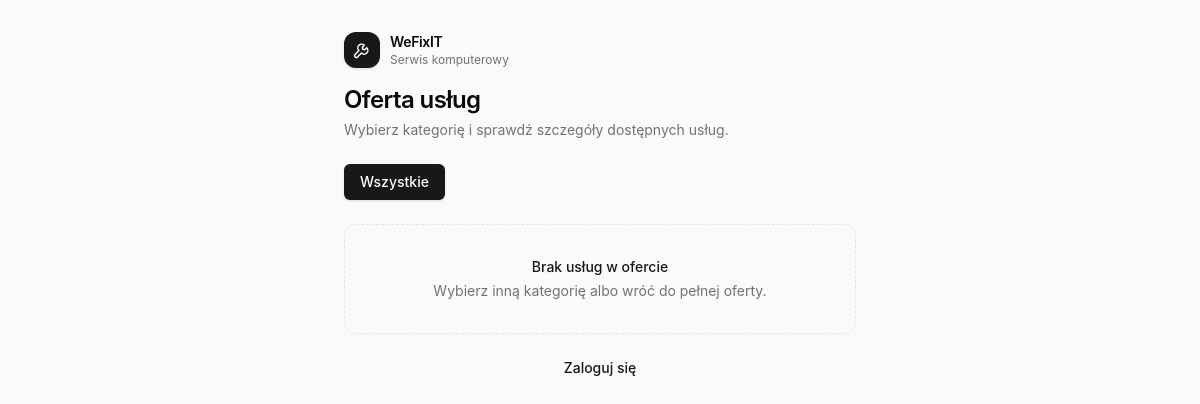
/oferta.php, run on an earlier commit of the app's database.
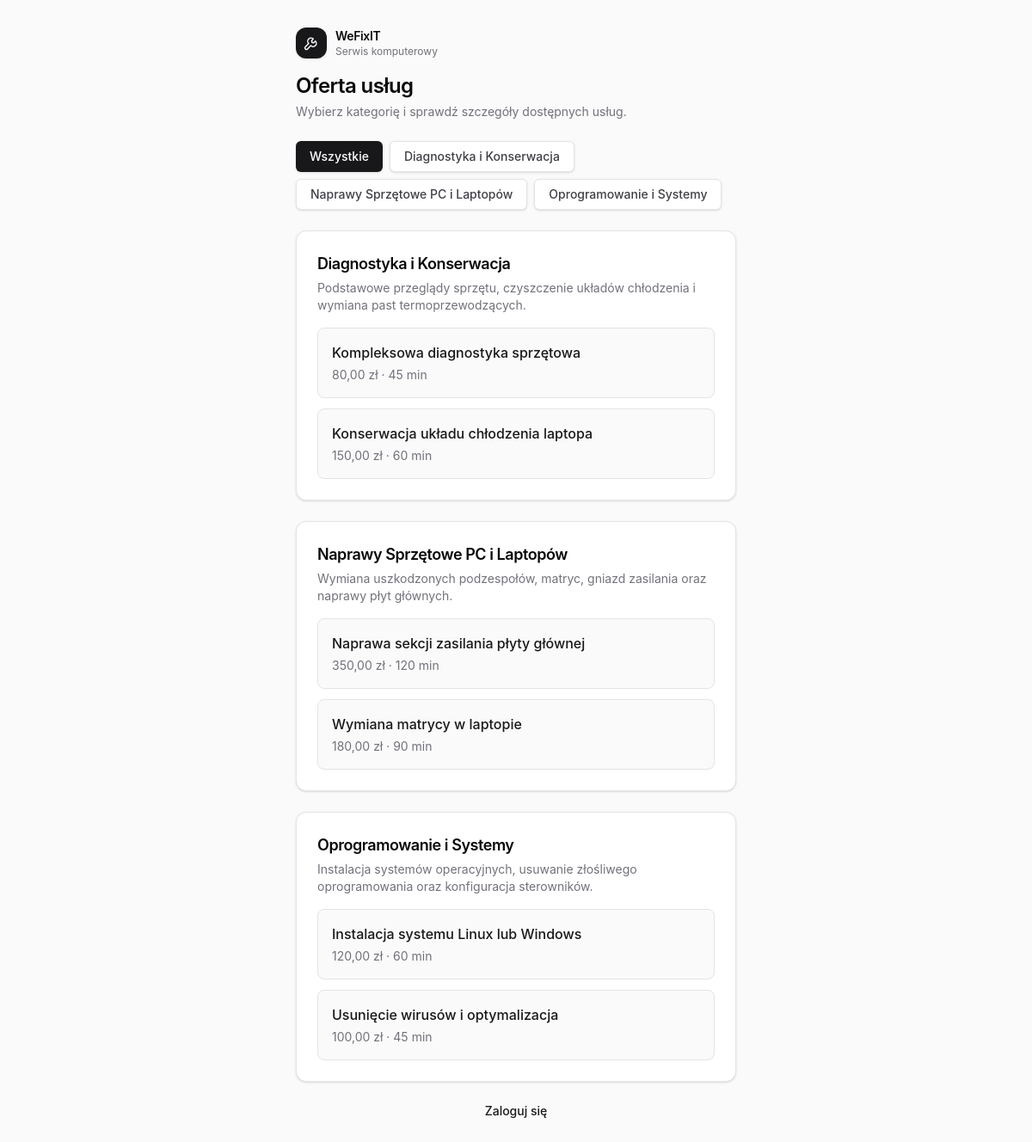
And on a later commit of the database.
### tables this page shows
CREATE TABLE kategorie_uslug (
    id INT UNSIGNED NOT NULL AUTO_INCREMENT,
    nazwa VARCHAR(100) NOT NULL,
    opis TEXT NULL,
    aktywna BOOLEAN NOT NULL DEFAULT TRUE,
    utworzono DATETIME NOT NULL DEFAULT CURRENT_TIMESTAMP,
    zaktualizowano DATETIME NOT NULL DEFAULT CURRENT_TIMESTAMP
        ON UPDATE CURRENT_TIMESTAMP,

    PRIMARY KEY (id),

    CONSTRAINT uq_kategorie_uslug_nazwa
        UNIQUE (nazwa),

    CONSTRAINT chk_kategorie_uslug_nazwa_niepusta
        CHECK (nazwa <> '')
);

CREATE TABLE uslugi (
    id INT UNSIGNED NOT NULL AUTO_INCREMENT,
    kategoria_id INT UNSIGNED NOT NULL,
    nazwa VARCHAR(150) NOT NULL,
    opis TEXT NULL,
    czas_trwania_minuty SMALLINT UNSIGNED NOT NULL,
    cena DECIMAL(10,2) NOT NULL,
    aktywna BOOLEAN NOT NULL DEFAULT TRUE,
    utworzono DATETIME NOT NULL DEFAULT CURRENT_TIMESTAMP,
    zaktualizowano DATETIME NOT NULL DEFAULT CURRENT_TIMESTAMP
        ON UPDATE CURRENT_TIMESTAMP,

    PRIMARY KEY (id),

    CONSTRAINT uq_uslugi_kategoria_nazwa
        UNIQUE (kategoria_id, nazwa),

    CONSTRAINT chk_uslugi_nazwa_niepusta
        CHECK (nazwa <> ''),

    CONSTRAINT chk_uslugi_czas_trwania
        CHECK (czas_trwania_minuty > 0),

    CONSTRAINT chk_uslugi_cena
        CHECK (cena >= 0),

    CONSTRAINT fk_uslugi_kategoria
        FOREIGN KEY (kategoria_id)
        REFERENCES kategorie_uslug (id)
        ON UPDATE CASCADE
        ON DELETE RESTRICT,

    INDEX idx_uslugi_aktywna_kategoria (
        aktywna,
        kategoria_id
    )
);

### app/auth.php (called while the page is built, shortened)
<?php
function auth_base_path(): string
{
    return rtrim(str_replace('\\', '/', dirname($_SERVER['SCRIPT_NAME'] ?? '')), '/');
}
    ?>

### app/panel_ui.php (called while the page is built, shortened)
<?php
function panel_button_classes(string $variant): string
{
    return match ($variant) {
        'secondary' => 'inline-flex h-9 items-center justify-center gap-2 rounded-md border border-zinc-200 bg-white px-4 text-sm font-medium text-zinc-700 shadow-sm transition-colors hover:bg-zinc-100 hover:text-zinc-900 focus-visible:outline-none focus-visible:ring-2 focus-visible:ring-zinc-300 focus-visible:ring-offset-2 disabled:cursor-not-allowed disabled:opacity-60 dark:border-zinc-700 dark:bg-zinc-900 dark:text-zinc-200 dark:hover:bg-zinc-800 dark:hover:text-zinc-50 dark:focus-visible:ring-offset-zinc-900',
        'danger' => 'inline-flex h-9 items-center justify-center gap-2 rounded-md bg-red-600 px-4 text-sm font-medium text-white shadow-sm transition-colors hover:bg-red-700 focus-visible:outline-none focus-visible:ring-2 focus-visible:ring-red-300 focus-visible:ring-offset-2 disabled:cursor-not-allowed disabled:opacity-60 dark:bg-red-600 dark:hover:bg-red-500 dark:focus-visible:ring-offset-zinc-900',
        'ghost' => 'inline-flex h-9 items-center justify-center gap-2 rounded-md px-4 text-sm font-medium text-zinc-600 transition-colors hover:bg-zinc-100 hover:text-zinc-900 focus-visible:outline-none focus-visible:ring-2 focus-visible:ring-zinc-300 focus-visible:ring-offset-2 disabled:cursor-not-allowed disabled:opacity-60 dark:text-zinc-400 dark:hover:bg-zinc-800 dark:hover:text-zinc-50 dark:focus-visible:ring-offset-zinc-900',
        default => 'inline-flex h-9 items-center justify-center gap-2 rounded-md bg-zinc-900 px-4 text-sm font-medium text-white shadow-sm transition-colors hover:bg-zinc-800 focus-visible:outline-none focus-visible:ring-2 focus-visible:ring-zinc-400 focus-visible:ring-offset-2 disabled:cursor-not-allowed disabled:opacity-60 dark:bg-zinc-50 dark:text-zinc-900 dark:hover:bg-zinc-200 dark:focus-visible:ring-offset-zinc-900',
    };
}
    ?>

### app/oferta.php (called while the page is built, shortened)
<?php
function oferta_db(): ?PDO
{
    $pdo = $GLOBALS['pdo'] ?? null;
    return $pdo;
}
function oferta_kategorie(): ?array
{
    $pdo = oferta_db();
    try {
        $statement = $pdo->prepare(
            'SELECT
                k.id,
                k.nazwa,
                k.opis,
                COUNT(u.id) AS uslugi_active
             FROM kategorie_uslug k
             JOIN uslugi u
                ON u.kategoria_id = k.id AND u.aktywna = TRUE
             WHERE k.aktywna = TRUE
             GROUP BY k.id, k.nazwa, k.opis
             ORDER BY k.nazwa ASC, k.id ASC'
        );
        $statement->execute();
        $rows = $statement->fetchAll(PDO::FETCH_ASSOC);
    } catch (PDOException $e) {
        error_log('Nie udało się pobrać kategorii oferty: ' . $e->getMessage());
        return null;
    }
    $categories = [];
    foreach ($rows as $row) {
        $categories[] = [
            'id' => (int) $row['id'],
            'nazwa' => (string) $row['nazwa'],
            'opis' => $row['opis'] !== null ? (string) $row['opis'] : null,
            'uslugi_active' => (int) $row['uslugi_active'],
        ];
    }
    return $categories;
}
function oferta_service_select_sql(): string
{
    return 'SELECT
                u.id,
                u.nazwa,
                u.opis,
                u.kategoria_id,
                k.nazwa AS kategoria_nazwa,
                u.cena,
                u.czas_trwania_minuty,
                (
                    SELECT COUNT(*)
                    FROM uslugi_pracownikow up
                    JOIN pracownicy p ON p.id = up.pracownik_id
                    JOIN uzytkownicy u2 ON u2.id = p.uzytkownik_id
                    WHERE up.usluga_id = u.id
                      AND up.aktywne = TRUE
                      AND p.aktywny = TRUE
                      AND u2.aktywny = TRUE
                ) AS pracownicy_active
             FROM uslugi u
             JOIN kategorie_uslug k ON k.id = u.kategoria_id';
}
function oferta_service_row(array $row): array
{
    return [
        'id' => (int) $row['id'],
        'nazwa' => (string) $row['nazwa'],
        'opis' => $row['opis'] !== null ? (string) $row['opis'] : null,
        'kategoria_id' => (int) $row['kategoria_id'],
        'kategoria_nazwa' => (string) $row['kategoria_nazwa'],
        'cena' => (string) $row['cena'],
        'czas_trwania_minuty' => (int) $row['czas_trwania_minuty'],
        'pracownicy_active' => (int) $row['pracownicy_active'],
    ];
}
function oferta_uslugi(int $categoryId = 0): ?array
{
    $pdo = oferta_db();
    $conditions = [
        'u.aktywna = TRUE',
        'k.aktywna = TRUE',
    ];
    $params = [];
    try {
        $statement = $pdo->prepare(
            oferta_service_select_sql()
            . ' WHERE ' . implode(' AND ', $conditions)
            . ' ORDER BY u.nazwa ASC, u.id ASC'
        );
        $statement->execute($params);
        $rows = $statement->fetchAll(PDO::FETCH_ASSOC);
    } catch (PDOException $e) {
        error_log('Nie udało się pobrać usług oferty: ' . $e->getMessage());
        return null;
    }
    $services = [];
    foreach ($rows as $row) {
        $services[] = oferta_service_row($row);
    }
    return $services;
}

### public/oferta.php (the view, shortened to what this page needs)
<?php
require_once dirname(__DIR__) . '/app/layout.php';
require_once dirname(__DIR__) . '/app/panel_ui.php';
require_once dirname(__DIR__) . '/app/oferta.php';
$basePath = auth_base_path();
$categoryId = oferta_category_filter($_GET['kategoria'] ?? null);
$categories = oferta_kategorie();
$services = oferta_uslugi($categoryId);
$servicesByCategory = [];
foreach ($services ?? [] as $service) {
    $servicesByCategory[$service['kategoria_id']][] = $service;
}
layout_head('Oferta usług — WeFixIT', LAYOUT_PUBLIC_BODY_CLASS);
?>
    <main class="mx-auto w-full max-w-xl p-4 sm:p-8">
        <header class="mb-6">
            <div class="mb-4 flex items-center gap-2.5">
                <span class="flex h-9 w-9 shrink-0 items-center justify-center rounded-xl bg-zinc-900 text-white shadow-sm dark:bg-zinc-50 dark:text-zinc-900">
                    <?= layout_logo('h-5 w-5') ?>
                </span>
                <span class="min-w-0">
                    <span class="block truncate text-sm font-semibold tracking-tight">WeFixIT</span>
                    <span class="block truncate text-xs text-zinc-500 dark:text-zinc-400">Serwis komputerowy</span>
                </span>
            </div>
            <h1 class="text-2xl font-semibold tracking-tight">Oferta usług</h1>
            <p class="mt-1 text-sm text-zinc-500 dark:text-zinc-400">
                Wybierz kategorię i sprawdź szczegóły dostępnych usług.
            </p>
        </header>
        <nav aria-label="Filtruj ofertę według kategorii" class="mb-6 flex flex-wrap gap-2">
            <a href="<?= htmlspecialchars($basePath . '/oferta', ENT_QUOTES, 'UTF-8') ?>"
                class="<?= $categoryId === 0 ? panel_button_classes('primary') : panel_button_classes('secondary') ?>">
                Wszystkie
            </a>
            <?php foreach ($categories ?? [] as $category): ?>
                <a href="<?= htmlspecialchars($basePath . '/oferta?kategoria=' . $category['id'], ENT_QUOTES, 'UTF-8') ?>"
                    class="<?= $categoryId === $category['id'] ? panel_button_classes('primary') : panel_button_classes('secondary') ?>">
                    <?= htmlspecialchars($category['nazwa'], ENT_QUOTES, 'UTF-8') ?>
                </a>
            <?php endforeach; ?>
        </nav>
        <?php if ($services === null): ?>
            <div role="alert" class="rounded-lg border border-red-200 bg-red-50 p-4 text-sm text-red-800 dark:border-red-900/60 dark:bg-red-950/40 dark:text-red-200">
                Nie udało się pobrać oferty. Spróbuj ponownie później.
            </div>
        <?php elseif ($services === []): ?>
            <div class="rounded-xl border border-dashed border-zinc-200 bg-zinc-50/60 p-8 text-center dark:border-zinc-800 dark:bg-zinc-950/50">
                <p class="text-sm font-medium text-zinc-900 dark:text-zinc-50">Brak usług w ofercie</p>
                <p class="mt-1 text-sm text-zinc-500 dark:text-zinc-400">
                    Wybierz inną kategorię albo wróć do pełnej oferty.
                </p>
            </div>
        <?php else: ?>
            <div class="space-y-6">
                <?php foreach ($categories ?? [] as $category): ?>
                    <?php
                    $categoryServices = $servicesByCategory[$category['id']] ?? [];
                    ?>
                    <section class="rounded-xl border border-zinc-200 bg-white p-6 shadow-sm dark:border-zinc-800 dark:bg-zinc-900">
                        <h2 class="text-lg font-semibold tracking-tight">
                            <?= htmlspecialchars($category['nazwa'], ENT_QUOTES, 'UTF-8') ?>
                        </h2>
                        <?php if ($category['opis'] !== null && $category['opis'] !== ''): ?>
                            <p class="mt-1 text-sm text-zinc-500 dark:text-zinc-400">
                                <?= htmlspecialchars($category['opis'], ENT_QUOTES, 'UTF-8') ?>
                            </p>
                        <?php endif; ?>
                        <ul class="mt-4 space-y-3">
                            <?php foreach ($categoryServices as $service): ?>
                                <li class="rounded-lg border border-zinc-200 bg-zinc-50 p-4 dark:border-zinc-800 dark:bg-zinc-950/50">
                                    <a href="<?= htmlspecialchars($basePath . '/usluga?id=' . $service['id'], ENT_QUOTES, 'UTF-8') ?>"
                                        class="font-medium text-zinc-900 underline-offset-4 hover:underline dark:text-zinc-100">
                                        <?= htmlspecialchars($service['nazwa'], ENT_QUOTES, 'UTF-8') ?>
                                    </a>
                                    <p class="mt-1 text-sm text-zinc-500 dark:text-zinc-400">
                                        <?= number_format((float) $service['cena'], 2, ',', ' ') ?> zł
                                        · <?= $service['czas_trwania_minuty'] ?> min
                                    </p>
                                </li>
                            <?php endforeach; ?>
                        </ul>
                    </section>
                <?php endforeach; ?>
            </div>
        <?php endif; ?>
        <p class="mt-6 text-center text-sm text-zinc-500 dark:text-zinc-400">
            <a href="<?= htmlspecialchars($basePath . '/login', ENT_QUOTES, 'UTF-8') ?>"
                class="font-medium text-zinc-900 underline-offset-4 hover:underline dark:text-zinc-100">
                Zaloguj się
            </a>
        </p>
    </main>
<?php
layout_foot();

### app/layout.php (shortened to what this page needs)
<?php
require_once __DIR__ . '/auth.php';
function layout_logo(string $classes = 'h-5 w-5'): string
{
    $classesSafe = htmlspecialchars($classes, ENT_QUOTES, 'UTF-8');
    return '<svg xmlns="http://www.w3.org/2000/svg" viewBox="0 0 24 24" fill="none" stroke="currentColor"'
        . ' stroke-width="1.75" stroke-linecap="round" stroke-linejoin="round" class="' . $classesSafe . '" aria-hidden="true">'
        . '<path d="M14.7 6.3a4.5 4.5 0 0 0-6.4 6.4l-4.6 4.6a2.1 2.1 0 0 0 3 3l4.6-4.6a4.5 4.5 0 0 0 6.4-6.4l-2.3 2.3-2.5-.4-.4-2.5z"/>'
        . '</svg>';
}
function layout_head(string $title, string $bodyClass = LAYOUT_PAGE_BODY_CLASS): void
{
    $cssHref = htmlspecialchars(auth_base_path() . '/assets/css/app.css', ENT_QUOTES, 'UTF-8');
    $faviconHref = htmlspecialchars(auth_base_path() . '/favicon.svg', ENT_QUOTES, 'UTF-8');
    $toastJsHref = htmlspecialchars(auth_base_path() . '/assets/js/toast.js', ENT_QUOTES, 'UTF-8');
    $titleSafe = htmlspecialchars($title, ENT_QUOTES, 'UTF-8');
    $bodyClassSafe = htmlspecialchars($bodyClass, ENT_QUOTES, 'UTF-8');
    $csrfTokenSafe = htmlspecialchars(csrf_token(), ENT_QUOTES, 'UTF-8');
    echo <<<HTML
        <!DOCTYPE html>
        <html lang="pl">
        <head>
            <meta charset="UTF-8">
            <meta name="viewport" content="width=device-width, initial-scale=1.0">
            <meta name="color-scheme" content="light dark">
            <meta name="csrf-token" content="{$csrfTokenSafe}">
            <title>{$titleSafe}</title>
            <link rel="icon" type="image/svg+xml" href="{$faviconHref}" sizes="any">
            <link rel="stylesheet" href="{$cssHref}">
            <script src="{$toastJsHref}" defer></script>
        </head>
        <body class="{$bodyClassSafe}">
            <div id="toast-container" class="pointer-events-none fixed bottom-4 right-4 z-[60] flex w-80 max-w-[calc(100vw-2rem)] flex-col gap-2"></div>
        HTML;
}
function layout_foot(): void
{
    echo <<<HTML
        </body>
        </html>
        HTML;
}

What changed in the data, as far as the page shows it:
added kategorie_uslug: nazwa "Diagnostyka i Konserwacja", opis "Podstawowe przeglądy sprzętu, czyszczenie układów chłodzenia i wymiana past termoprzewodzących."
added kategorie_uslug: nazwa "Naprawy Sprzętowe PC i Laptopów", opis "Wymiana uszkodzonych podzespołów, matryc, gniazd zasilania oraz naprawy płyt głównych."
added kategorie_uslug: nazwa "Oprogramowanie i Systemy", opis "Instalacja systemów operacyjnych, usuwanie złośliwego oprogramowania oraz konfiguracja sterowników."
added uslugi: nazwa "Kompleksowa diagnostyka sprzętowa", cena "80,00", czas_trwania_minuty "45", shown under "Diagnostyka i Konserwacja"
added uslugi: nazwa "Konserwacja układu chłodzenia laptopa", cena "150,00", czas_trwania_minuty "60", shown under "Diagnostyka i Konserwacja"
added uslugi: nazwa "Naprawa sekcji zasilania płyty głównej", cena "350,00", czas_trwania_minuty "120", shown under "Naprawy Sprzętowe PC i Laptopów"
added uslugi: nazwa "Wymiana matrycy w laptopie", cena "180,00", czas_trwania_minuty "90", shown under "Naprawy Sprzętowe PC i Laptopów"
added uslugi: nazwa "Instalacja systemu Linux lub Windows", cena "120,00", czas_trwania_minuty "60", shown under "Oprogramowanie i Systemy"
added uslugi: nazwa "Usunięcie wirusów i optymalizacja", cena "100,00", czas_trwania_minuty "45", shown under "Oprogramowanie i Systemy"
Also different on the page:
text no longer shown: "Brak usług w ofercie Wybierz inną kategorię albo wróć do pełnej oferty."
